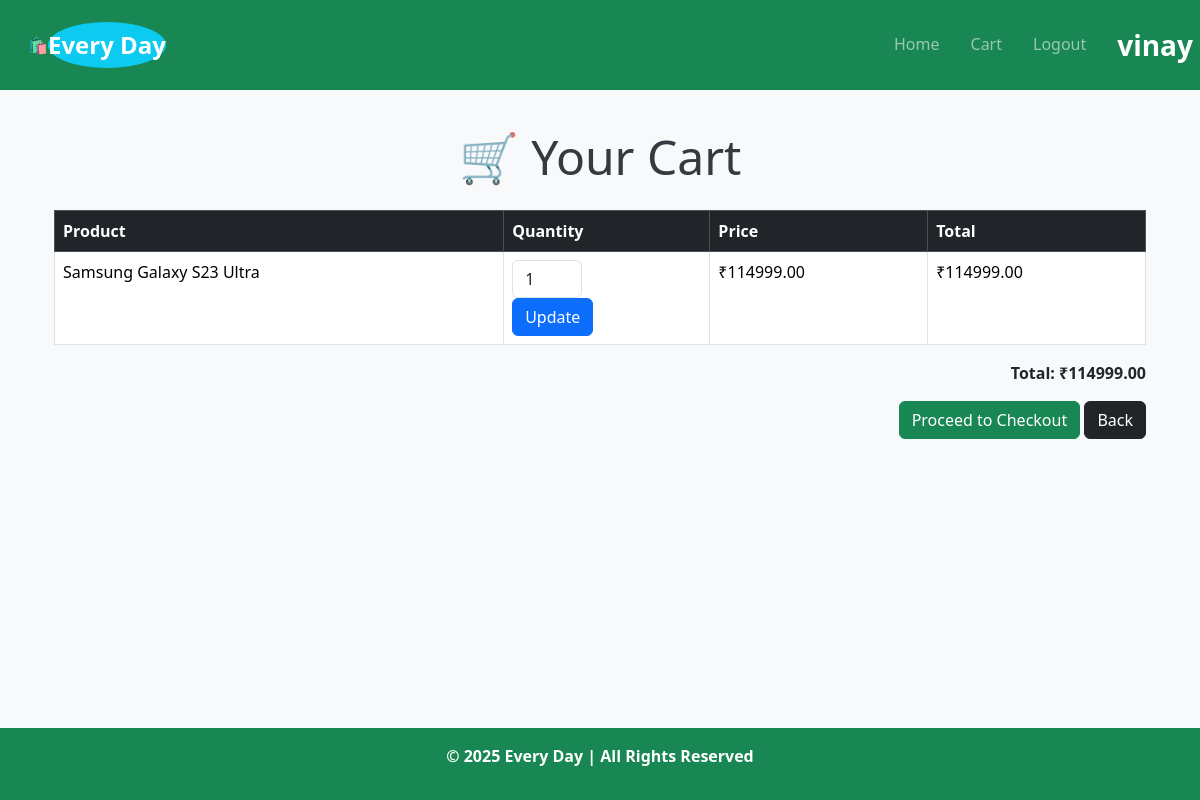
The page /cart/ (signed in) on the database as committed earlier.
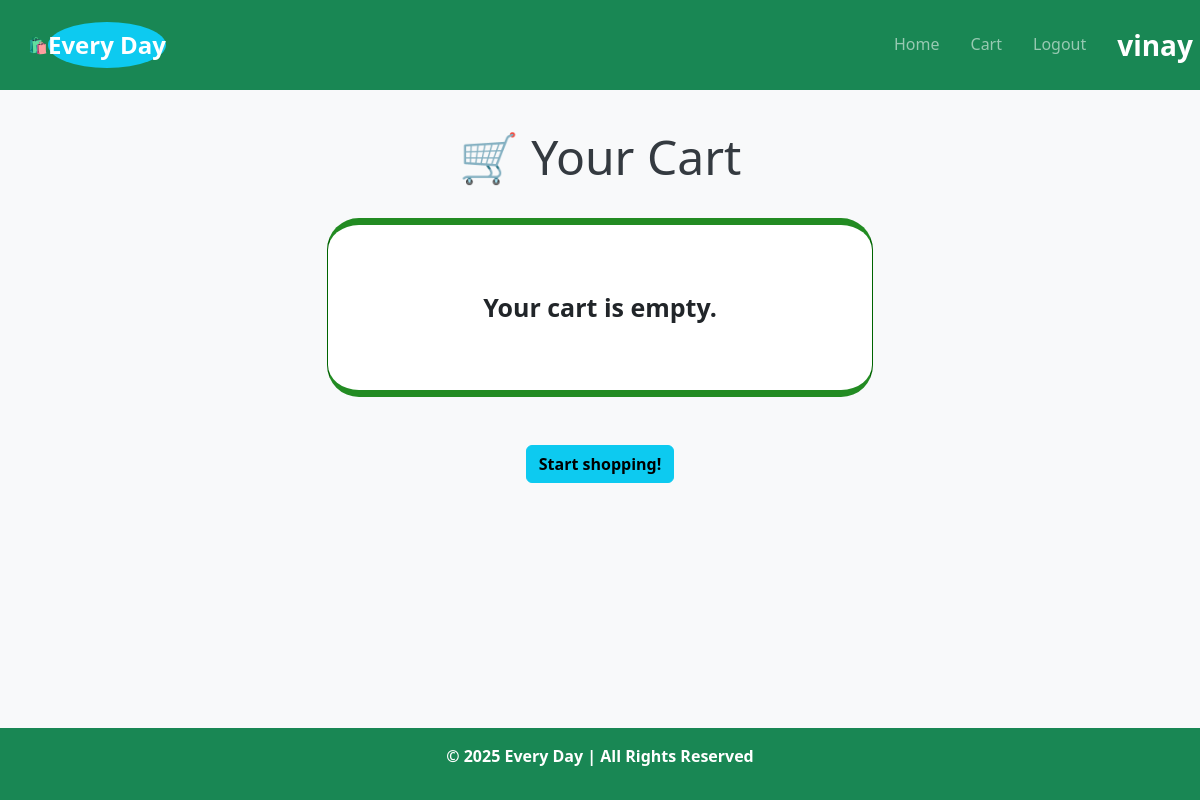
The same page on the database as committed later.
### Store/models.py (models this page shows, shortened)
class CartItem(models.Model):
    cart = models.ForeignKey(Cart, on_delete=models.CASCADE)
    product = models.ForeignKey(Product, on_delete=models.CASCADE)
    quantity = models.PositiveIntegerField(default=1)

class Product(models.Model):
    name = models.CharField(max_length=200)
    description = models.TextField()
    price = models.DecimalField(max_digits=10, decimal_places=2)
    category = models.ForeignKey(Category, on_delete=models.CASCADE)
    image = models.ImageField(upload_to='products/', null=True, blank=True)
    stock = models.PositiveIntegerField(default=0)

### Store/views.py (the view)
# urls.py: path('cart/', views.cart, name='cart'),
@login_required
def cart(request):
    cart = get_object_or_404(Cart, user=request.user)
    items = CartItem.objects.filter(cart=cart).select_related('product')
    total = sum(item.product.price * item.quantity for item in items)
    return render(request, 'store/cart.html', {'items': items, 'total': total})

### Store/templates/store/cart.html (shortened to what this page needs)
{% extends 'store/base.html' %}
    {% block content %}
    <div class="container mt-4">
        <h1 class="mb-4 text-center" style="margin-top: 8rem;">🛒  Your Cart</h1>
        {% if items %}
            <form method="POST" action="{% url 'update_cart' %}">
                <div class="table-responsive">
                    <table class="table table-bordered table-hover">
                        <thead class="table-dark">
                            <tr>
                                <th>Product</th>
                                <th>Quantity</th>
                                <th>Price</th>
                                <th>Total</th>
                            </tr>
                        </thead>
                        <tbody>
                            {% for item in items %}
                            <tr>
                                <td>{{ item.product.name }}</td>
                                <td>
                                    <input type="number" name="quantity_{{ item.product.id }}" value="{{ item.quantity }}" min="0" class="form-control" style="width: 70px;">
                                    <a href="{% url 'update_cart' %}"><button type="submit" class="btn btn-primary">Update</button></a>
                                </td>
                                <td>₹{{ item.product.price }}</td>
                                <td>₹{{ item.product.price|floatformat:2 }}</td>
                            </tr>
                            {% endfor %}
                        </tbody>
                    </table>
                </div>
                <div class="text-end">
                    <p class="fw-bold">Total: ₹{{ total }}</p>
                    <a href="{% url 'checkout' %}" class="btn btn-success">Proceed to Checkout</a>
                    <a href="{% url 'home' %}" class="btn btn-dark">Back</a>
                </div>
            </form>
        {% else %}
            <p id="empty">Your cart is empty.</p>
            <div class="d-flex justify-content-center align-items-center flex-column m-5">
                <a href="{% url 'home' %}" class="btn btn-info fw-bold">Start shopping!</a>
            </div>
        {% endif %}
    </div>
    {% endblock %}

Rows that differ between the two databases and show on the page:
removed CartItem: product.name "Samsung Galaxy S23 Ultra", product.id "1", product.price "114999.00"
Other text that changed with them:
{{ total }}: "114999.00" → (not shown)
text no longer shown: "Product Quantity Price Total Total: ₹ Proceed to Checkout Back"
text now shown: "Your cart is empty. Start shopping!"
